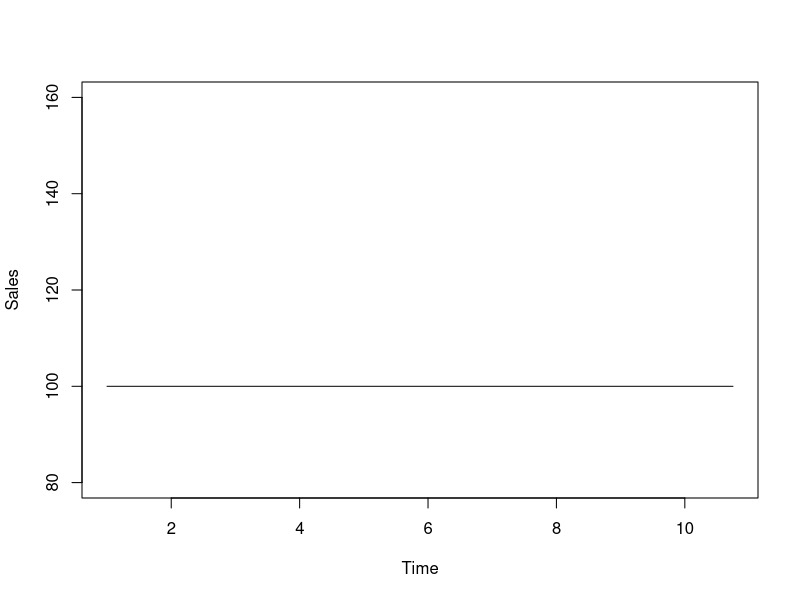
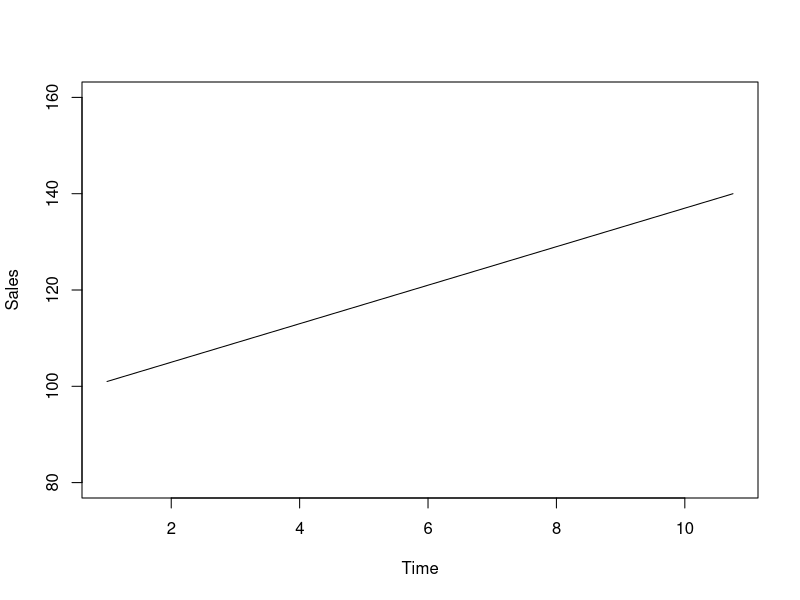
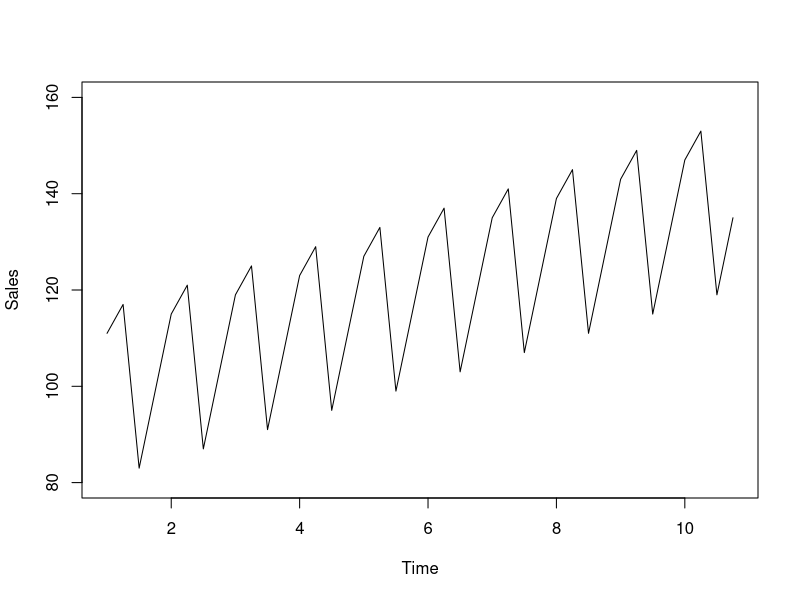
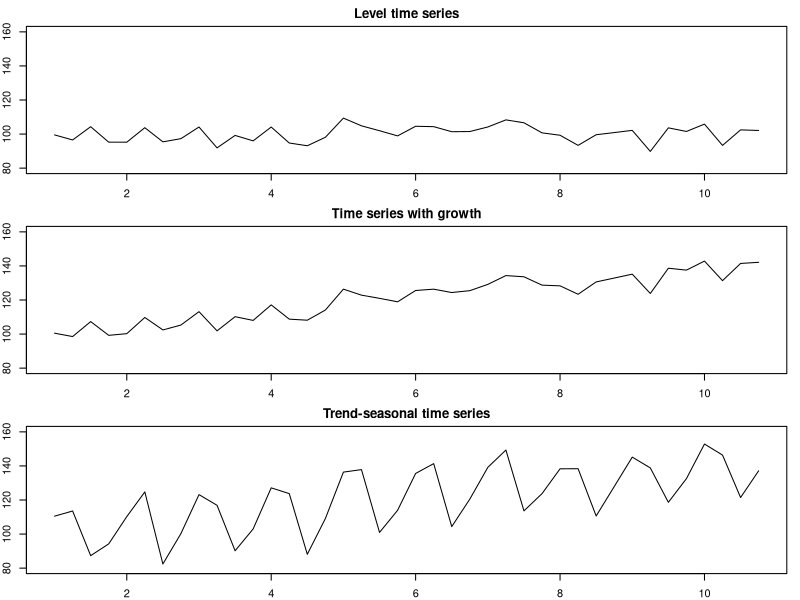
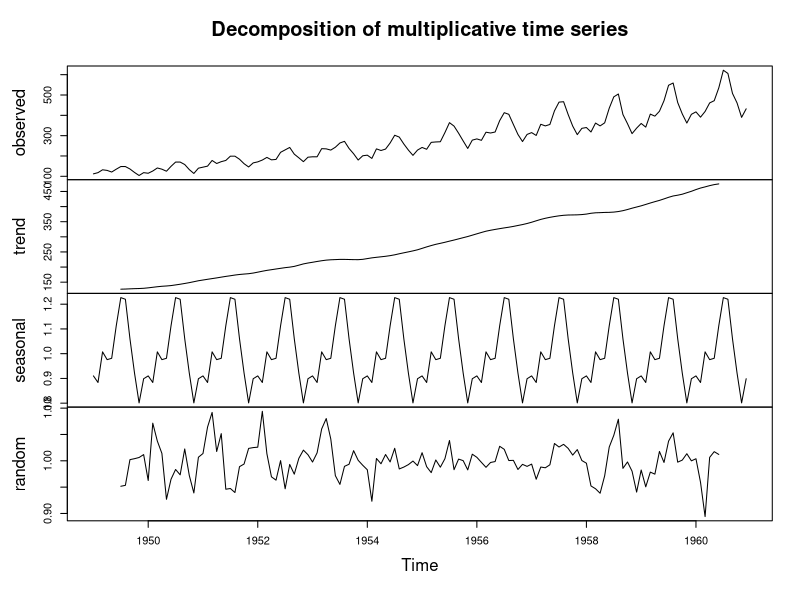
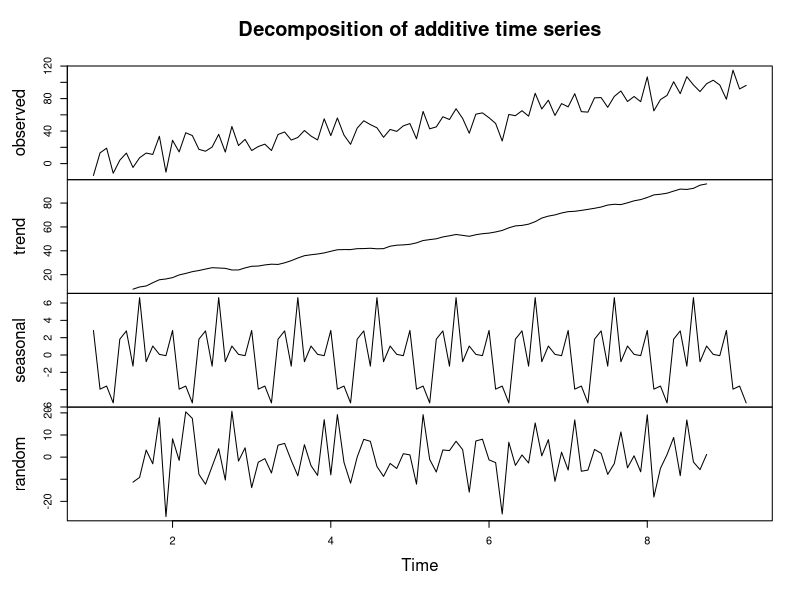

These figures' R source, in order: (Note: this script raises an error after producing the figures.)
## ---- chunk 1
level <- rep(100,40)
plot(ts(level, frequency=4),
     type="l", xlab="Time", ylab="Sales", ylim=c(80,160))
## ---- chunk 2
growth <- c(1:40)
plot(ts(level+growth, frequency=4),
     type="l", xlab="Time", ylab="Sales", ylim=c(80,160))
## ---- chunk 3
seasonal <- rep(c(10,15,-20,-5),10)
plot(ts(level+growth+seasonal, frequency=4),
     type="l", xlab="Time", ylab="Sales", ylim=c(80,160))
## ---- chunk 4
par(mfcol=c(3,1),mar=c(2,2,2,1))
error <- rnorm(40,0,5)
plot(ts(level+error, frequency=4),
     type="l", xlab="Time", ylab="Sales", ylim=c(80,160), main="Level time series")
plot(ts(level+growth+error, frequency=4),
     type="l", xlab="Time", ylab="Sales", ylim=c(80,160), main="Time series with growth")
plot(ts(level+growth+seasonal+error, frequency=4),
     type="l", xlab="Time", ylab="Sales", ylim=c(80,160), main="Trend-seasonal time series")
## ---- chunk 5
decompose(AirPassengers,
          type="multiplicative") |>
    plot()
## ---- chunk 6
ts(c(1:100)+rnorm(100,0,10),frequency=12) |>
    decompose(type="additive") |>
    plot()
## ---- chunk 7
msdecompose(forecast::taylor, lags=c(48,336),
            type="multiplicative") |>
    plot(which=12, main="")
## ---- chunk 8
sim.sma(1, 120) |>
    sma(order=1,
        h=10, holdout=TRUE) |>
    plot(which=7, main="")
## ---- chunk 9
rnorm(120, 100, 10) |>
    es("ANN", persistence=0,
       h=10, holdout=TRUE) |>
    plot(which=7, main="")
## ---- chunk 10
y <- sim.sma(10,120)
par(mfcol=c(2,2), mar=c(2,2,2,1))
# SMA(1)
sma(y$data, order=1,
    h=10, holdout=TRUE) |>
    plot(which=7)
# SMA(10)
sma(y$data, order=10,
    h=10, holdout=TRUE) |>
    plot(which=7)
# SMA(20)
sma(y$data, order=20,
    h=10, holdout=TRUE) |>
    plot(which=7)
# SMA(110)
sma(y$data, order=110,
    h=10, holdout=TRUE) |>
    plot(which=7)
## ---- chunk 11
y <- sim.ssarima(orders=list(i=1), lags=1, obs=120,
                 constant=10)
msarima(y$data, orders=list(i=1), constant=TRUE,
        h=10, holdout=TRUE) |>
    plot(which=7, main="")
## ---- chunk 12
xreg <- data.frame(y=rnorm(120, 10+5*c(1:120), 10))
alm(y~trend, xreg, subset=c(1:100)) |>
    forecast(tail(xreg, 20), h=20) |>
    plot(main="")
## ---- chunk 13
y <- sim.ssarima(orders=list(i=1), lags=4,
                 obs=120, mean=0, sd=50)
msarima(y$data, orders=list(i=1), lags=4,
        h=10, holdout=TRUE) |>
    plot(which=7, main="")
## ---- chunk 14
par(mfcol=c(3,1), mar=c(2,2,3,1))
es(y, model="ANN", h=10, persistence=0.1) |>
    plot(which=7, main="SES with alpha=0.1")
es(y, model="ANN", h=10, persistence=0.3) |>
    plot(which=7, main="SES with alpha=0.3")
es(y, model="ANN", h=10, persistence=0.5) |>
    plot(which=7, main="SES with alpha=0.5")
## ---- chunk 15
ourModel <- es(y, model="ANN", h=10, loss="MSE")
plot(ourModel, 7, main=paste0("SES with alpha=",
                              round(ourModel$persistence,3)))
